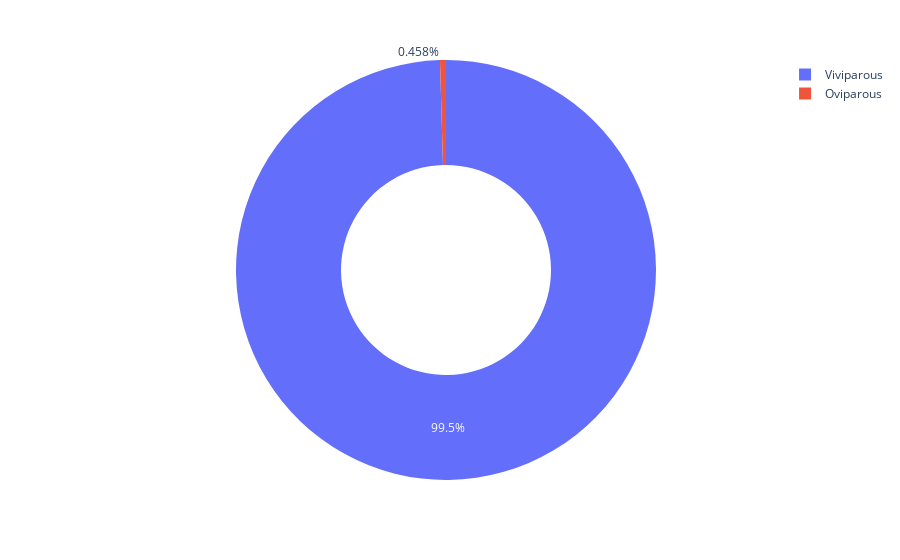

Here is the notebook cell this chart was saved with:
### Code cell
px.pie(data_frame = df.dropna(subset=['REPRODUCTION']),
       names      = "REPRODUCTION",
       hole       = 0.5)

### Figure 1 — Plotly figure (JSON) as saved in the notebook; plotly's stock layout.template omitted (floating-point values rounded to 4 significant figures; data arrays with more than 128 entries replaced by an {"elided": "..."} marker saying what was removed)
{"data": [{"domain": {"x": [0, 1], "y": [0, 1]}, "hole": 0.5, "hovertemplate": "REPRODUCTION=%{label}<extra></extra>", "labels": {"elided": "437 str values"}, "legendgroup": "", "name": "", "showlegend": true, "type": "pie"}], "layout": {"autosize": true, "hiddenlabels": [], "legend": {"tracegroupgap": 0}, "margin": {"t": 60}}}
